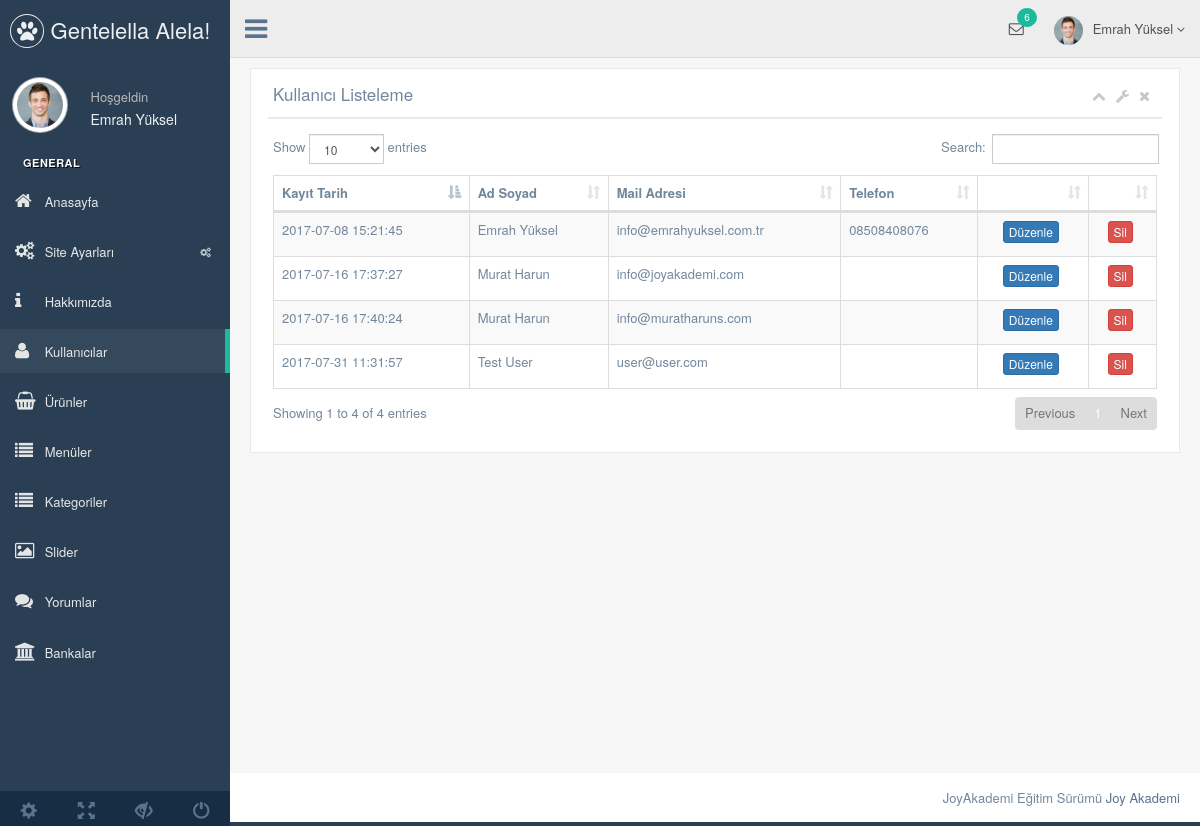
The page /nedmin/production/kullanici.php (signed in) on the database its author committed.
### tables this page shows
CREATE TABLE `kullanici` (
  `kullanici_id` int(11) NOT NULL,
  `kullanici_zaman` datetime NOT NULL DEFAULT CURRENT_TIMESTAMP,
  `kullanici_resim` varchar(250) NOT NULL,
  `kullanici_tc` varchar(50) NOT NULL,
  `kullanici_ad` varchar(50) NOT NULL,
  `kullanici_mail` varchar(100) NOT NULL,
  `kullanici_gsm` varchar(50) NOT NULL,
  `kullanici_password` varchar(50) NOT NULL,
  `kullanici_adsoyad` varchar(50) NOT NULL,
  `kullanici_adres` varchar(250) NOT NULL,
  `kullanici_il` varchar(100) NOT NULL,
  `kullanici_ilce` varchar(100) NOT NULL,
  `kullanici_unvan` varchar(100) NOT NULL,
  `kullanici_yetki` varchar(50) NOT NULL,
  `kullanici_durum` int(1) NOT NULL DEFAULT '1'
);

### nedmin/production/kullanici.php (the view, shortened to what this page needs)
<?php
include 'header.php';
$kullanicisor=$db->prepare("SELECT * FROM kullanici");
$kullanicisor->execute();
?>
<div class="right_col" role="main">
  <div class="">
    <div class="row">
      <div class="col-md-12 col-sm-12 col-xs-12">
        <div class="x_panel">
          <div class="x_title">
            <h2>Kullanıcı Listeleme </h2>
            <ul class="nav navbar-right panel_toolbox">
              <li><a class="collapse-link"><i class="fa fa-chevron-up"></i></a>
              </li>
              <li class="dropdown">
                <a href="#" class="dropdown-toggle" data-toggle="dropdown" role="button" aria-expanded="false"><i class="fa fa-wrench"></i></a>
              </li>
              <li><a class="close-link"><i class="fa fa-close"></i></a>
              </li>
            </ul>
            <div class="clearfix"></div>
          </div>
          <div class="x_content">
            <table id="datatable-responsive" class="table table-striped table-bordered dt-responsive nowrap" cellspacing="0" width="100%">
              <thead>
                <tr>
                  <th>Kayıt Tarih</th>
                  <th>Ad Soyad</th>
                  <th>Mail Adresi</th>
                  <th>Telefon</th>
                  <th></th>
                  <th></th>
                </tr>
              </thead>
              <tbody>
                <?php
                while($kullanicicek=$kullanicisor->fetch(PDO::FETCH_ASSOC)) {?>
                <tr>
                  <td><?php echo $kullanicicek['kullanici_zaman'] ?></td>
                  <td><?php echo $kullanicicek['kullanici_adsoyad'] ?></td>
                  <td><?php echo $kullanicicek['kullanici_mail'] ?></td>
                  <td><?php echo $kullanicicek['kullanici_gsm'] ?></td>
                  <td><center><a href="kullanici-duzenle.php?kullanici_id=<?php echo $kullanicicek['kullanici_id']; ?>"><button class="btn btn-primary btn-xs">Düzenle</button></a></center></td>
                  <td><center><a href="../netting/islem.php?kullanici_id=<?php echo $kullanicicek['kullanici_id']; ?>&kullanicisil=ok"><button class="btn btn-danger btn-xs">Sil</button></a></center></td>
                </tr>
                <?php  }
                ?>
              </tbody>
            </table>
          </div>
        </div>
      </div>
    </div>
  </div>
</div>
<?php include 'footer.php'; ?>

### nedmin/production/header.php (shortened to what this page needs)
<?php
include '../netting/baglan.php';
$kullanicisor=$db->prepare("SELECT * FROM kullanici where kullanici_mail=:mail");
$kullanicisor->execute(array(
  'mail' => $_SESSION['kullanici_mail']
  ));
$kullanicicek=$kullanicisor->fetch(PDO::FETCH_ASSOC);
?>
<!DOCTYPE html>
<html lang="en">
<head>
  <link href="../vendors/bootstrap/dist/css/bootstrap.min.css" rel="stylesheet">
  <link href="../vendors/font-awesome/css/font-awesome.min.css" rel="stylesheet">
  <link href="../vendors/nprogress/nprogress.css" rel="stylesheet">
  <link href="../vendors/iCheck/skins/flat/green.css" rel="stylesheet">
  <link href="../vendors/datatables.net-bs/css/dataTables.bootstrap.min.css" rel="stylesheet">
  <link href="../vendors/datatables.net-buttons-bs/css/buttons.bootstrap.min.css" rel="stylesheet">
  <link href="../vendors/datatables.net-fixedheader-bs/css/fixedHeader.bootstrap.min.css" rel="stylesheet">
  <link href="../vendors/datatables.net-responsive-bs/css/responsive.bootstrap.min.css" rel="stylesheet">
  <link href="../vendors/datatables.net-scroller-bs/css/scroller.bootstrap.min.css" rel="stylesheet">
  <link href="../vendors/dropzone/dist/min/dropzone.min.css" rel="stylesheet">
  <link href="../build/css/custom.min.css" rel="stylesheet">
</head>
<body class="nav-md">
  <div class="container body">
    <div class="main_container">
      <div class="col-md-3 left_col">
        <div class="left_col scroll-view">
          <div class="navbar nav_title" style="border: 0;">
            <a href="index.html" class="site_title"><i class="fa fa-paw"></i> <span>Gentelella Alela!</span></a>
          </div>
          <div class="profile clearfix">
            <div class="profile_pic">
              <img src="images/img.jpg" alt="..." class="img-circle profile_img">
            </div>
            <div class="profile_info">
              <span>Hoşgeldin</span>
              <h2><?php echo $kullanicicek['kullanici_adsoyad'] ?></h2>
            </div>
          </div>
          <br />
          <div id="sidebar-menu" class="main_menu_side hidden-print main_menu">
            <div class="menu_section">
              <h3>General</h3>
              <ul class="nav side-menu">
                <li><a href="index.php"><i class="fa fa-home"></i> Anasayfa </a></li>
                <li><a><i class="fa fa-cogs"></i> Site Ayarları <span class="fa fa-cogs"></span></a>
             </li>
             <li><a href="hakkimizda.php"><i class="fa fa-info"></i> Hakkımızda </a></li>
             <li><a href="kullanici.php"><i class="fa fa-user"></i> Kullanıcılar </a></li>
             <li><a href="urun.php"><i class="fa fa-shopping-basket"></i> Ürünler </a></li>
             <li><a href="menu.php"><i class="fa fa-list"></i> Menüler </a></li>
             <li><a href="kategori.php"><i class="fa fa-list"></i> Kategoriler </a></li>
             <li><a href="slider.php"><i class="fa fa-image"></i> Slider </a></li>
             <li><a href="yorum.php"><i class="fa fa-comments"></i> Yorumlar </a></li>
             <li><a href="banka.php"><i class="fa fa-bank"></i> Bankalar </a></li>
           </ul>
         </div>
       </div>
       <div class="sidebar-footer hidden-small">
        <a data-toggle="tooltip" data-placement="top" title="Settings">
          <span class="glyphicon glyphicon-cog" aria-hidden="true"></span>
        </a>
        <a data-toggle="tooltip" data-placement="top" title="FullScreen">
          <span class="glyphicon glyphicon-fullscreen" aria-hidden="true"></span>
        </a>
        <a data-toggle="tooltip" data-placement="top" title="Lock">
          <span class="glyphicon glyphicon-eye-close" aria-hidden="true"></span>
        </a>
        <a data-toggle="tooltip" data-placement="top" title="Logout">
          <span class="glyphicon glyphicon-off" aria-hidden="true"></span>
        </a>
      </div>
    </div>
  </div>
  <div class="top_nav">
    <div class="nav_menu">
      <nav>
        <div class="nav toggle">
          <a id="menu_toggle"><i class="fa fa-bars"></i></a>
        </div>
        <ul class="nav navbar-nav navbar-right">
          <li class="">
            <a href="javascript:;" class="user-profile dropdown-toggle" data-toggle="dropdown" aria-expanded="false">
              <img src="images/img.jpg" alt=""><?php echo $kullanicicek['kullanici_adsoyad'] ?>
              <span class=" fa fa-angle-down"></span>
            </a>
          </li>
          <li role="presentation" class="dropdown">
            <a href="javascript:;" class="dropdown-toggle info-number" data-toggle="dropdown" aria-expanded="false">
              <i class="fa fa-envelope-o"></i>
              <span class="badge bg-green">6</span>
            </a>
          </li>
        </ul>
      </nav>
    </div>
  </div>

### rows shown on the page
kullanici: kullanici_adsoyad "Emrah Yüksel", kullanici_zaman "2017-07-08 15:21:45", kullanici_mail "info@emrahyuksel.com.tr", kullanici_gsm "08508408076"
kullanici: kullanici_zaman "2017-07-16 17:37:27", kullanici_adsoyad "Murat Harun", kullanici_mail "info@joyakademi.com"
kullanici: kullanici_zaman "2017-07-16 17:40:24", kullanici_adsoyad "Murat Harun", kullanici_mail "info@muratharuns.com"
kullanici: kullanici_zaman "2017-07-31 11:31:57", kullanici_adsoyad "Test User", kullanici_mail "user@user.com"
